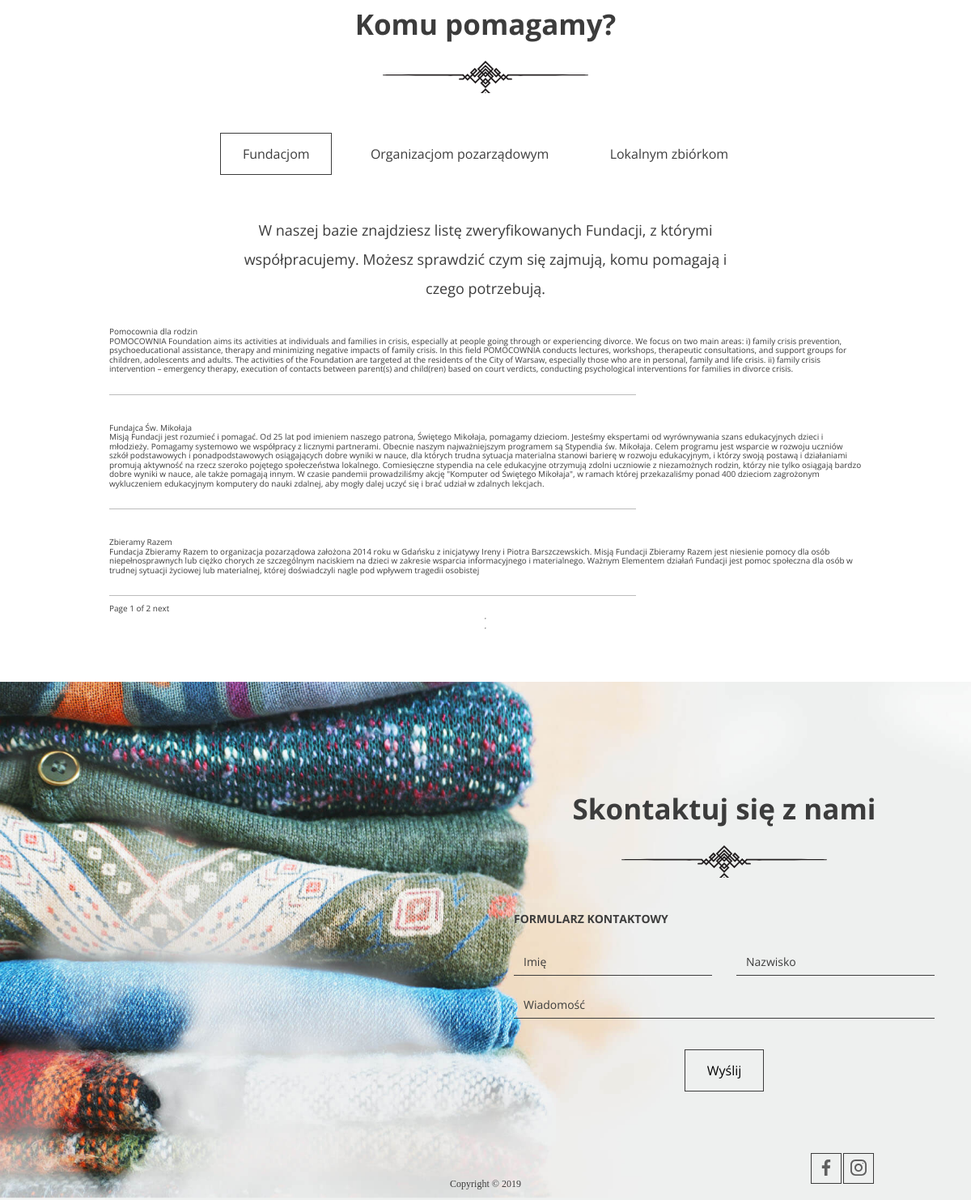
/polls/ (lower part), run on an earlier commit of the app's database.
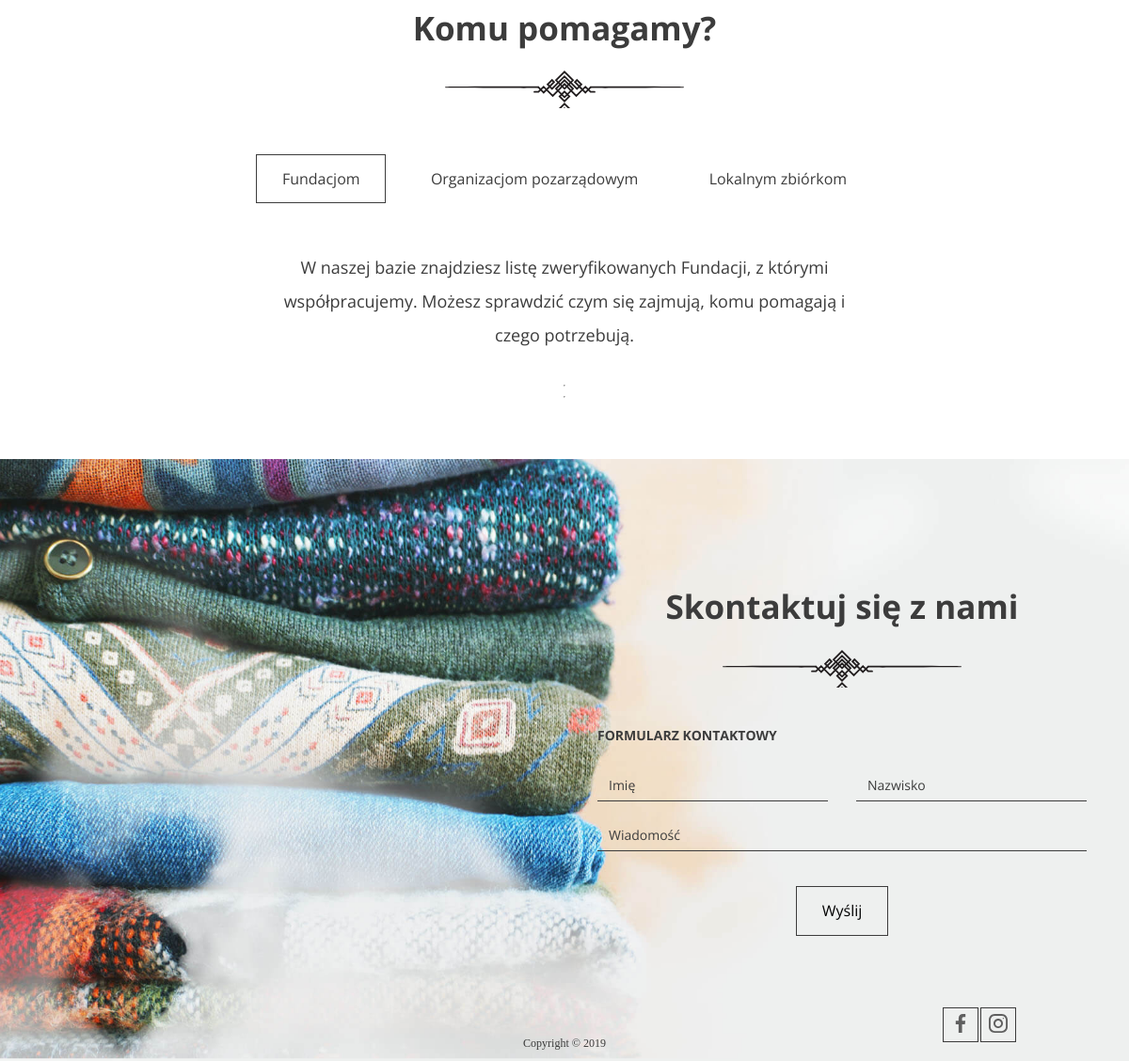
And on a later commit of the database.
### polls/models.py (models this page shows, shortened)
class Institution(models.Model):
    class InstitutionType(models.TextChoices):
        FOUNDATION = 'FUND', 'Fundacja',
        NON_GOV = 'NGOV', 'Organizacja pozarządowa',
        CHARITY = 'CHAR', 'Zbiórka lokalna',
    institution_type = models.CharField(max_length=4,
                                        choices=InstitutionType.choices,
                                        default=InstitutionType.FOUNDATION)
    name = models.CharField(max_length=128)
    description = models.TextField()
    categories = models.ManyToManyField(Category)
    class Meta:
        verbose_name_plural = ('Instytucje')

### polls/views.py (the view)
# urls.py: path('', views.Index.as_view(), name='home'),
class Index(View):
        def get(self, request, *args, **kwargs):
            donations = Donation.objects.all()
            foundations = Institution.objects.filter(institution_type='FUND')
            charity = Institution.objects.filter(institution_type='CHAR')
            quantity = sum([donation.quantity for donation in donations])
            institutions = len(set([donation.institution_id for donation in
                                    donations]))
            found_paginator = Paginator(foundations, 3)
            page = request.GET.get('page1')
            try:
                paged_foundations = found_paginator.page(page)
            except PageNotAnInteger:
                paged_foundations = found_paginator.page(1)
            except EmptyPage:
                paged_foundations = found_paginator.page(found_paginator.num_pages)
            ngos = Institution.objects.filter(institution_type='NGOV')
            ngos_paginator = Paginator(ngos, 3)
            page = request.GET.get('page2')
            try:
                paged_ngos = ngos_paginator.page(page)
            except PageNotAnInteger:
                paged_ngos = ngos_paginator.page(1)
            except EmptyPage:
                paged_ngos = ngos_paginator.page(ngos_paginator.num_pages)
            charity = Institution.objects.filter(institution_type='CHAR')
            charity_paginator = Paginator(charity, 2)
            page = request.GET.get('page3')
            try:
                paged_charity = charity_paginator.page(page)
            except PageNotAnInteger:
                paged_charity = charity_paginator.page(1)
            except EmptyPage:
                paged_charity = charity_paginator.page(charity_paginator.num_pages)
            context = {
                'quantity': quantity,
                'institutions': institutions,
                'foundations': paged_foundations,
                'ngos': paged_ngos,
                'charity': paged_charity
            }
            return render(request, 'index.html', context)

### polls/templates/index.html (shortened to what this page needs)
{% extends 'base.html' %}
{% block content %}
     <section id="help" class="help">
      <h2>Komu pomagamy?</h2>
      <ul class="help--buttons">
        <li data-id="1"><a href="#" class="btn btn--without-border active">Fundacjom</a></li>
        <li data-id="2"><a href="#" class="btn btn--without-border">Organizacjom pozarządowym</a></li>
        <li data-id="3"><a href="#" class="btn btn--without-border">Lokalnym zbiórkom</a></li>
      </ul>
      <div class="help--slides active" data-id="1">
        <p>W naszej bazie znajdziesz listę zweryfikowanych Fundacji, z którymi współpracujemy. Możesz sprawdzić czym się zajmują, komu pomagają i czego potrzebują.</p>
        {% if foundations %}
        <ul class="help--slides-items">
            {% for foundation in foundations %}
          <li>
            <div class="col">
              <div id="foundation_title" class="item_value">{{ foundation.name }}</div>
              <div id="foundation_subtitle" class="item_value">{{ foundation.description }}</div>
            </div>
          </li>
            {% endfor %}
        </ul>
        <span class="step-links pagination">
            <span class="current">
                Page {{ foundations.number }} of {{ foundations.paginator.num_pages }}
            </span>
            {% if foundations.has_next %}
                <a href="?page1={{ foundations.next_page_number }}"> next </a>
            {% endif %}
        </span>
        {% endif %}
      </div>
         <hr />
          <hr />
    </section>
    <footer>
      <div id="contact" class="contact">
        <h2>Skontaktuj się z nami</h2>
        <h3>Formularz kontaktowy</h3>
        <form class="form--contact">
          <div class="form-group form-group--50"><input type="text" name="name" placeholder="Imię" /></div>
          <div class="form-group form-group--50"><input type="text" name="surname" placeholder="Nazwisko" /></div>
          <div class="form-group"><textarea name="message" placeholder="Wiadomość" rows="1"></textarea></div>
          <button class="btn" type="submit">Wyślij</button>
        </form>
      </div>
      <div class="bottom-line">
        <span class="bottom-line--copy">Copyright &copy; 2019</span>
        <div class="bottom-line--icons">
          <a href="#" class="btn btn--small"><img src="images/icon-facebook.svg"/></a>
          <a href="#" class="btn btn--small"><img src="images/icon-instagram.svg"/></a>
        </div>
      </div>
    </footer>
  </body>
</html>
{% endblock %}

### polls/templates/base.html (shortened to what this page needs)
<!DOCTYPE html>
<html lang="pl">
  <head>
    <link rel="stylesheet" href="css/style.css" />
  </head>
  <body>
        {% block content %}
        {% endblock %}
  </body>
</html>

What changed in the data, as far as the page shows it:
removed Institution: name "Pomocownia dla rodzin", description "POMOCOWNIA Foundation aims its activities at individuals and families in crisis, especially at people going through or experiencing divorce. We focus on two main areas: i) family crisis prevention, psychoeducational assistance, therapy and minimizing negative impacts of family crisis. In this field POMOCOWNIA conducts lectures, workshops, therapeutic consultations, and support groups for children, adolescents and adults. The activities of the Foundation are targeted at the residents of the City of Warsaw, especially those who are in personal, family and life crisis. ii) family crisis intervention – emergency therapy, execution of contacts between parent(s) and child(ren) based on court…"
removed Institution: name "Fundajca Św. Mikołaja", description "Misją Fundacji jest rozumieć i pomagać. Od 25 lat pod imieniem naszego patrona, Świętego Mikołaja, pomagamy dzieciom. Jesteśmy ekspertami od wyrównywania szans edukacyjnych dzieci i młodzieży. Pomagamy systemowo we współpracy z licznymi partnerami. Obecnie naszym najważniejszym programem są Stypendia św. Mikołaja. Celem programu jest wsparcie w rozwoju uczniów szkół podstawowych i ponadpodstawowych osiągających dobre wyniki w nauce, dla których trudna sytuacja materialna stanowi barierę w rozwoju edukacyjnym, i którzy swoją postawą i działaniami promują aktywność na rzecz szeroko pojętego społeczeństwa lokalnego. Comiesięczne stypendia na cele edukacyjne otrzymują zdolni uczniowie z…"
removed Institution: name "Zbieramy Razem", description "Fundacja Zbieramy Razem to organizacja pozarządowa założona 2014 roku w Gdańsku z inicjatywy Ireny i Piotra Barszczewskich. Misją Fundacji Zbieramy Razem jest niesienie pomocy dla osób niepełnosprawnych lub ciężko chorych ze szczególnym naciskiem na dzieci w zakresie wsparcia informacyjnego i materialnego. Ważnym Elementem działań Fundacji jest pomoc społeczna dla osób w trudnej sytuacji życiowej lub materialnej, której doświadczyli nagle pod wpływem tragedii osobistej"
Also different on the page:
{{ foundations.number }}: "1" → (not shown)
{{ foundations.paginator.num_pages }}: "2" → (not shown)
text no longer shown: "Page of next"
